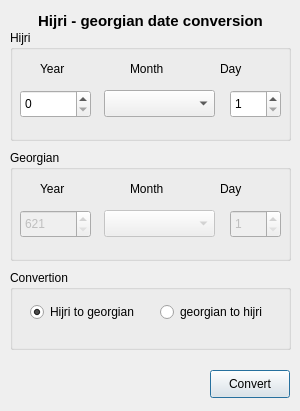
<ui version="4.0" >
 <class>Hijri</class>
 <widget class="QDialog" name="Hijri" >
  <property name="geometry" >
   <rect>
    <x>0</x>
    <y>0</y>
    <width>300</width>
    <height>411</height>
   </rect>
  </property>
  <property name="minimumSize" >
   <size>
    <width>300</width>
    <height>411</height>
   </size>
  </property>
  <property name="maximumSize" >
   <size>
    <width>300</width>
    <height>411</height>
   </size>
  </property>
  <property name="windowTitle" >
   <string>Qsalat - date conversion</string>
  </property>
  <widget class="QGroupBox" name="groupBox" >
   <property name="geometry" >
    <rect>
     <x>10</x>
     <y>30</y>
     <width>281</width>
     <height>111</height>
    </rect>
   </property>
   <property name="title" >
    <string>Hijri</string>
   </property>
   <widget class="QLabel" name="label" >
    <property name="geometry" >
     <rect>
      <x>210</x>
      <y>30</y>
      <width>54</width>
      <height>18</height>
     </rect>
    </property>
    <property name="text" >
     <string>Day</string>
    </property>
   </widget>
   <widget class="QLabel" name="label_2" >
    <property name="geometry" >
     <rect>
      <x>120</x>
      <y>30</y>
      <width>54</width>
      <height>18</height>
     </rect>
    </property>
    <property name="text" >
     <string>Month</string>
    </property>
   </widget>
   <widget class="QLabel" name="label_3" >
    <property name="geometry" >
     <rect>
      <x>30</x>
      <y>30</y>
      <width>54</width>
      <height>18</height>
     </rect>
    </property>
    <property name="text" >
     <string>Year</string>
    </property>
   </widget>
   <widget class="QComboBox" name="hmonthBox" >
    <property name="enabled" >
     <bool>true</bool>
    </property>
    <property name="geometry" >
     <rect>
      <x>94</x>
      <y>60</y>
      <width>111</width>
      <height>27</height>
     </rect>
    </property>
   </widget>
   <widget class="QSpinBox" name="hyearBox" >
    <property name="geometry" >
     <rect>
      <x>10</x>
      <y>60</y>
      <width>71</width>
      <height>28</height>
     </rect>
    </property>
    <property name="minimum" >
     <number>0</number>
    </property>
    <property name="maximum" >
     <number>3000</number>
    </property>
   </widget>
  </widget>
  <widget class="QGroupBox" name="groupBox_2" >
   <property name="geometry" >
    <rect>
     <x>10</x>
     <y>150</y>
     <width>281</width>
     <height>111</height>
    </rect>
   </property>
   <property name="title" >
    <string>Georgian</string>
   </property>
   <widget class="QComboBox" name="jmonthBox" >
    <property name="enabled" >
     <bool>false</bool>
    </property>
    <property name="geometry" >
     <rect>
      <x>94</x>
      <y>60</y>
      <width>111</width>
      <height>27</height>
     </rect>
    </property>
   </widget>
   <widget class="QLabel" name="label_4" >
    <property name="geometry" >
     <rect>
      <x>30</x>
      <y>30</y>
      <width>54</width>
      <height>18</height>
     </rect>
    </property>
    <property name="text" >
     <string>Year</string>
    </property>
   </widget>
   <widget class="QLabel" name="label_5" >
    <property name="geometry" >
     <rect>
      <x>120</x>
      <y>30</y>
      <width>54</width>
      <height>18</height>
     </rect>
    </property>
    <property name="text" >
     <string>Month</string>
    </property>
   </widget>
   <widget class="QLabel" name="label_6" >
    <property name="geometry" >
     <rect>
      <x>210</x>
      <y>30</y>
      <width>54</width>
      <height>18</height>
     </rect>
    </property>
    <property name="text" >
     <string>Day</string>
    </property>
   </widget>
   <widget class="QSpinBox" name="jyearBox" >
    <property name="enabled" >
     <bool>false</bool>
    </property>
    <property name="geometry" >
     <rect>
      <x>10</x>
      <y>60</y>
      <width>71</width>
      <height>28</height>
     </rect>
    </property>
    <property name="minimum" >
     <number>621</number>
    </property>
    <property name="maximum" >
     <number>3000</number>
    </property>
   </widget>
  </widget>
  <widget class="QPushButton" name="convertButton" >
   <property name="geometry" >
    <rect>
     <x>210</x>
     <y>370</y>
     <width>80</width>
     <height>28</height>
    </rect>
   </property>
   <property name="text" >
    <string>Convert</string>
   </property>
  </widget>
  <widget class="QGroupBox" name="groupBox_3" >
   <property name="geometry" >
    <rect>
     <x>10</x>
     <y>270</y>
     <width>281</width>
     <height>80</height>
    </rect>
   </property>
   <property name="title" >
    <string>Convertion</string>
   </property>
   <widget class="QRadioButton" name="hijriButton" >
    <property name="geometry" >
     <rect>
      <x>20</x>
      <y>30</y>
      <width>111</width>
      <height>24</height>
     </rect>
    </property>
    <property name="text" >
     <string>Hijri to georgian</string>
    </property>
    <property name="checked" >
     <bool>true</bool>
    </property>
   </widget>
   <widget class="QRadioButton" name="georgianButton" >
    <property name="geometry" >
     <rect>
      <x>150</x>
      <y>30</y>
      <width>111</width>
      <height>24</height>
     </rect>
    </property>
    <property name="text" >
     <string>georgian to hijri</string>
    </property>
    <property name="checked" >
     <bool>false</bool>
    </property>
   </widget>
  </widget>
  <widget class="QLabel" name="label_7" >
   <property name="geometry" >
    <rect>
     <x>10</x>
     <y>10</y>
     <width>281</width>
     <height>21</height>
    </rect>
   </property>
   <property name="font" >
    <font>
     <pointsize>11</pointsize>
     <weight>75</weight>
     <bold>true</bold>
    </font>
   </property>
   <property name="text" >
    <string>Hijri - georgian date conversion</string>
   </property>
   <property name="alignment" >
    <set>Qt::AlignCenter</set>
   </property>
  </widget>
  <widget class="QSpinBox" name="hdayBox" >
   <property name="geometry" >
    <rect>
     <x>230</x>
     <y>90</y>
     <width>51</width>
     <height>28</height>
    </rect>
   </property>
   <property name="minimum" >
    <number>1</number>
   </property>
   <property name="maximum" >
    <number>30</number>
   </property>
  </widget>
  <widget class="QSpinBox" name="jdayBox" >
   <property name="enabled" >
    <bool>false</bool>
   </property>
   <property name="geometry" >
    <rect>
     <x>230</x>
     <y>210</y>
     <width>51</width>
     <height>28</height>
    </rect>
   </property>
   <property name="minimum" >
    <number>1</number>
   </property>
   <property name="maximum" >
    <number>31</number>
   </property>
  </widget>
 </widget>
 <resources/>
 <connections/>
</ui>
